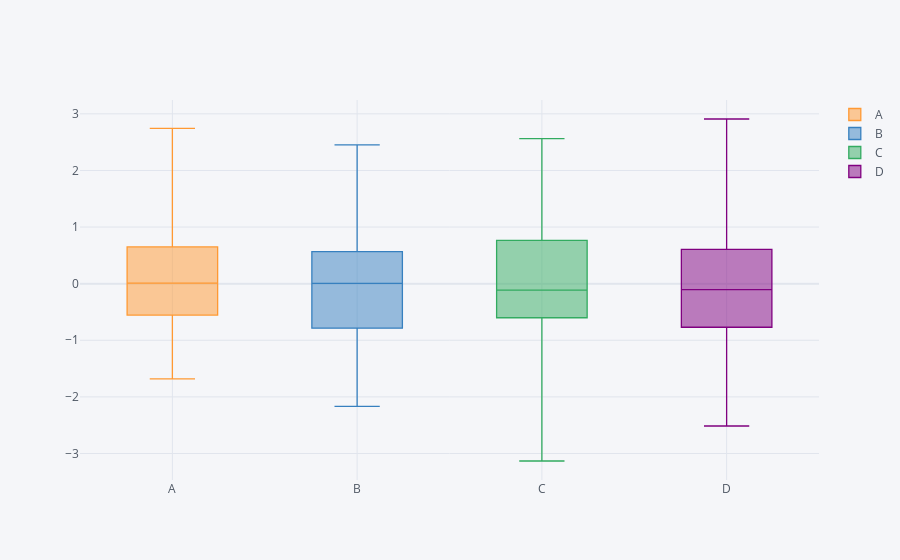

The code cell stored with this chart in its notebook:
### Markdown cell above
### Box plot

### Code cell
df1.iplot(kind='box')
